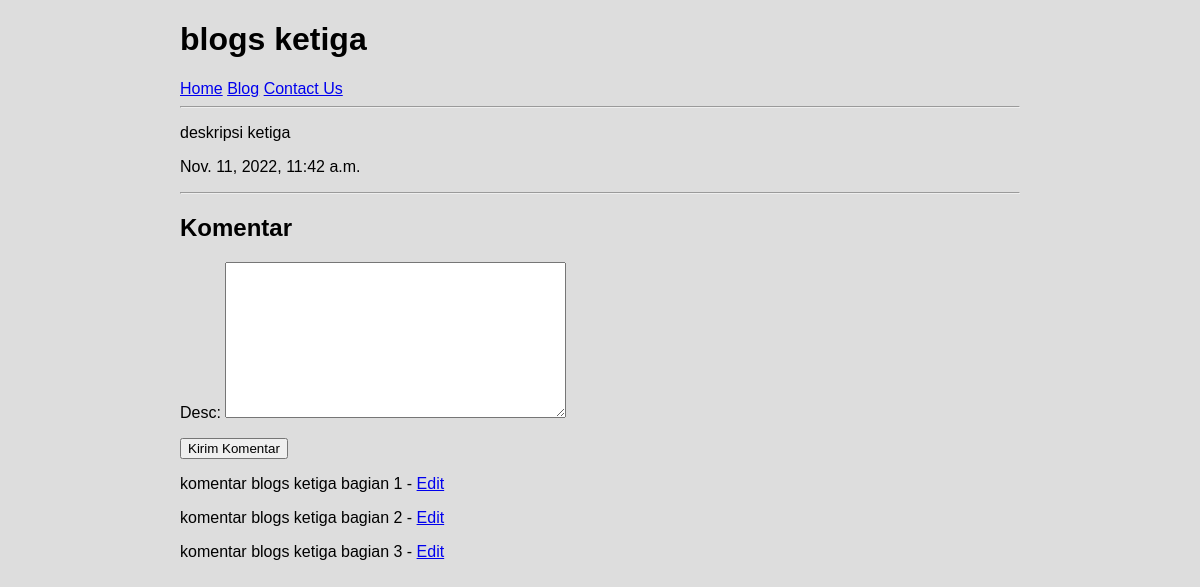
The page /blogs/3 on the database as committed earlier.
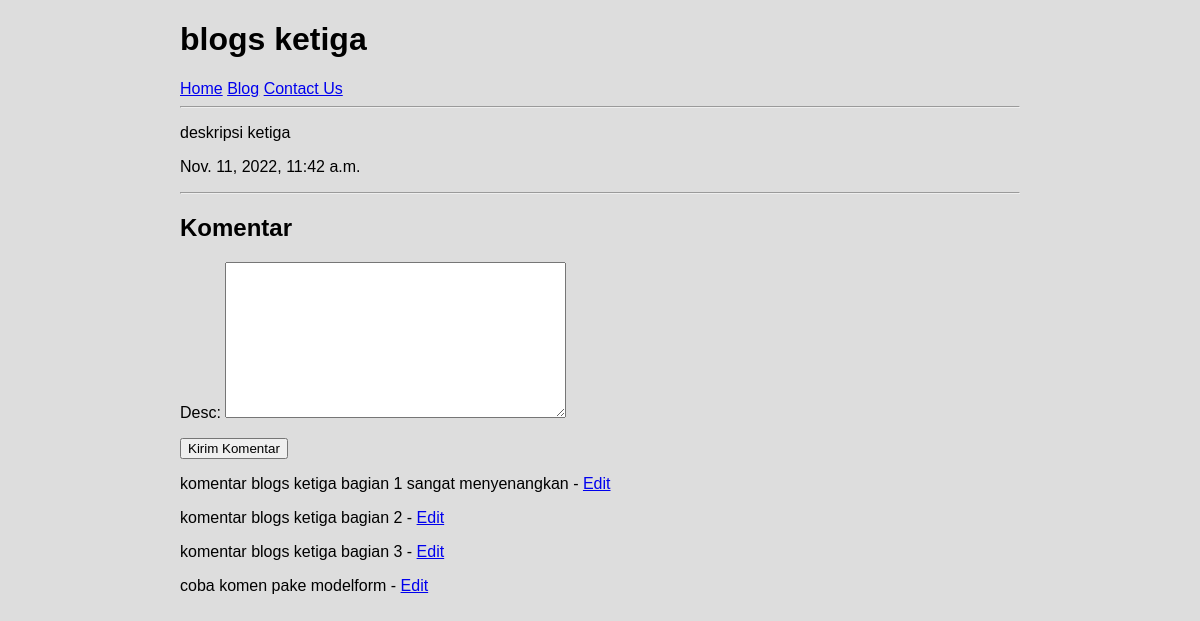
The same page on the database as committed later.
### blogs/models.py (models this page shows, shortened)
class Blogs(models.Model):
	title = models.CharField(max_length=100)
	desc = models.TextField()
	created_at = models.DateTimeField(auto_now_add=True) # auto_now_add adalah fungsi dari django

class Comment(models.Model):
	blog = models.ForeignKey(Blogs, on_delete=models.CASCADE)
	desc = models.TextField()
	created_at = models.DateTimeField(auto_now_add=True)

### blogs/views.py (the view)
# urls.py: path('<int:id>', views.single, name='single'),
def single(request, id):
	blog = get_object_or_404(Blogs, pk=id)
	form = forms.CommentForm()
	return render(request, 'blogs/single.html', {'blog':blog, 'form':form})

### blogs/forms.py
class CommentForm(forms.ModelForm):
    desc = forms.CharField(required=True, widget=forms.Textarea, validators=[validators.MinLengthValidator(5)])
    class Meta:
        model = Comment
        fields = ['desc']

### blogs/templates/blogs/single.html (shortened to what this page needs)
{% extends 'base.html' %}
{% block title %}
	{{ blog.title }}
{% endblock %}
{% block content %}
		<p>{{ blog.desc }}</p>
		<p>{{ blog.created_at }}</p>
		<hr>
		<h2>Komentar</h2>
		<form action="{% url 'blogs:comment' blog.id %}" method="post">
			{{ form.as_p }}
			<input type="submit" value="Kirim Komentar">
		</form>
		{% for comment in blog.comment_set.all %} <!- kita menggunakan fungsi _set jadi masukan namaEntry_set.all ->
		<p> {{ comment.desc }} -
			<a href="{% url 'blogs:comment-edit' comment.id %}">Edit</a>
		</p>
		{% endfor %}
{% endblock %}

### templates/base.html (shortened to what this page needs)
{% load static %}
<!DOCTYPE html>
<html>
<head>
	<link rel="stylesheet" href="{% static 'css/layout.css' %}">
</head>
<body>
	<h1>{% block title %}{% endblock %}</h1>
	<nav>
		<a href="/">Home</a>
		<a href="{% url 'blogs:index' %}">Blog</a>
		<a href="/kontak">Contact Us</a>
	</nav>
	<hr>
	{% block content %}
	{% endblock %}
</body>
</html>

### assets/css/layout.css (style rules this page uses)
body { font-family: sans-serif; background: rgb(221,221,221); width: 70%; margin: auto; }

Rows that differ between the two databases and show on the page:
changed Comment: desc "komentar blogs ketiga bagian 1" → "komentar blogs ketiga bagian 1 sangat menyenangkan"
added Comment: desc "coba komen pake modelform"
